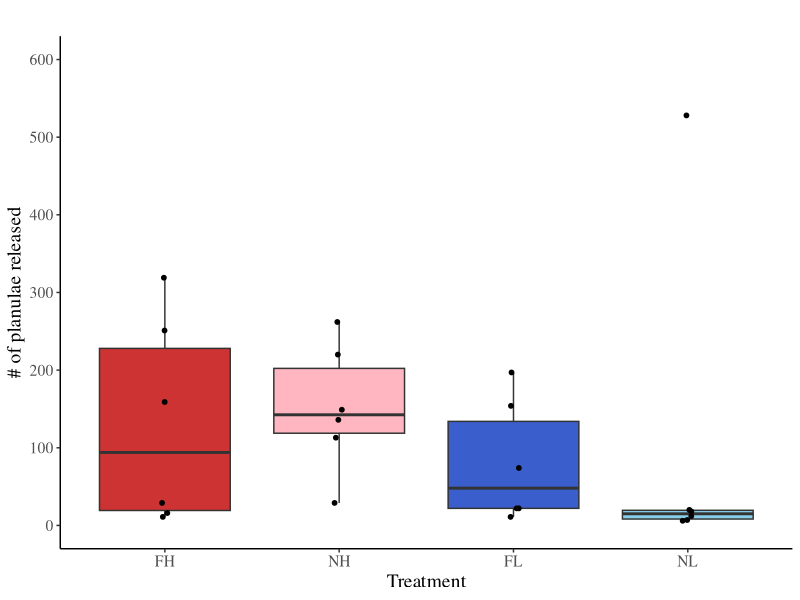
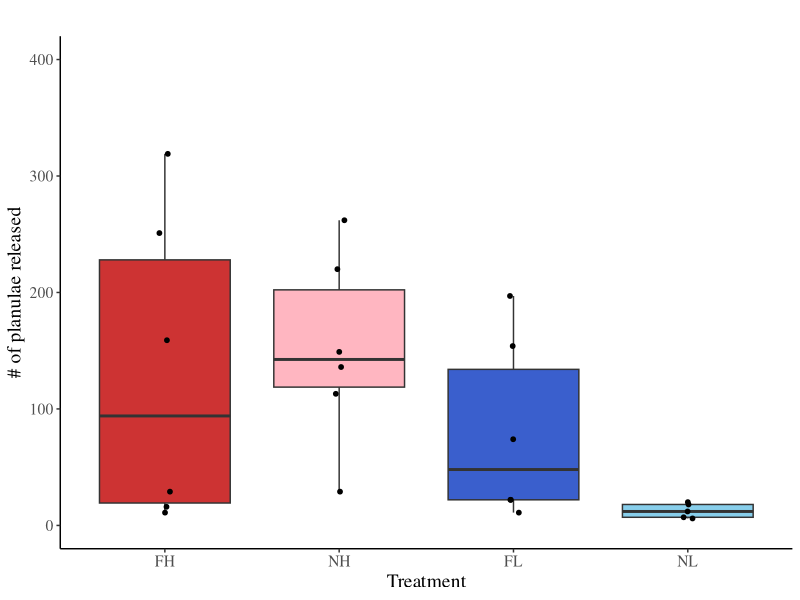
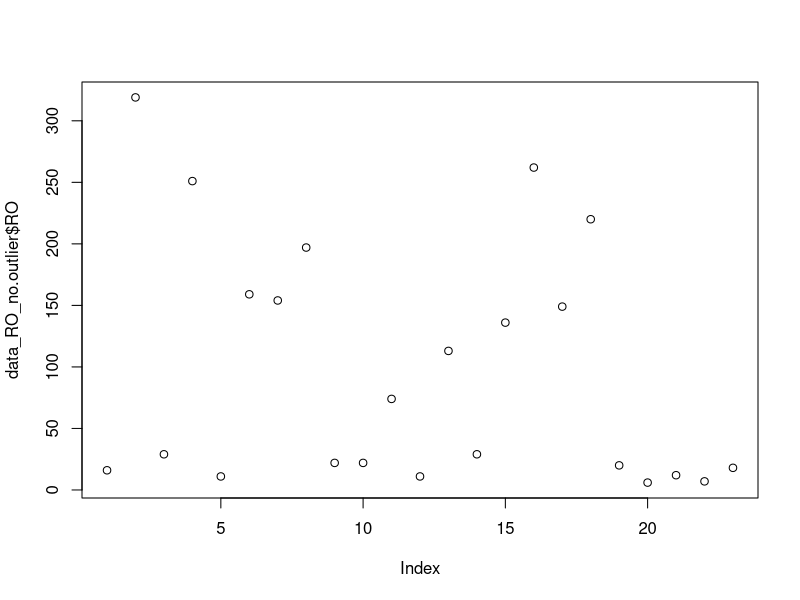
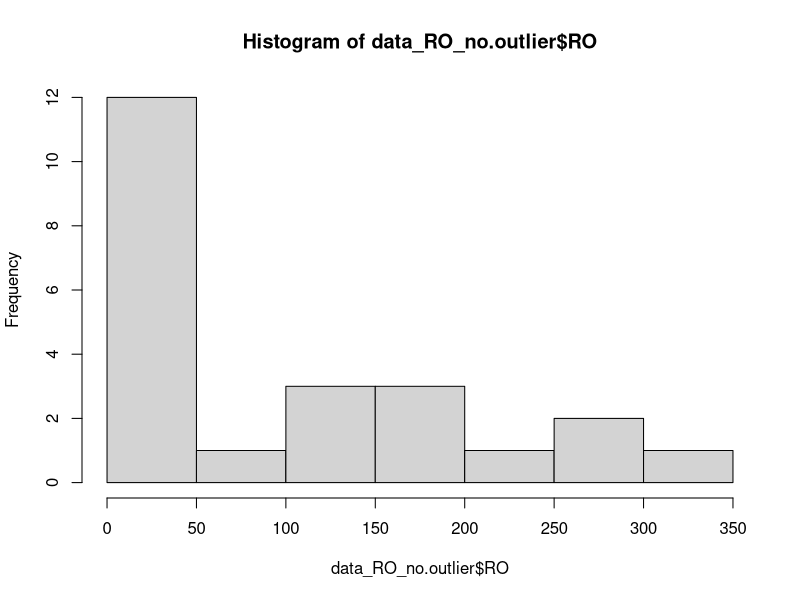
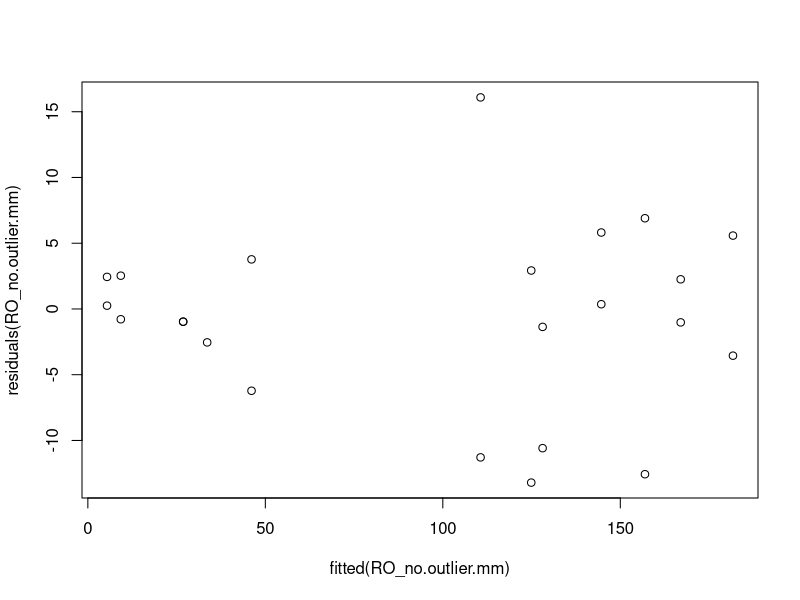
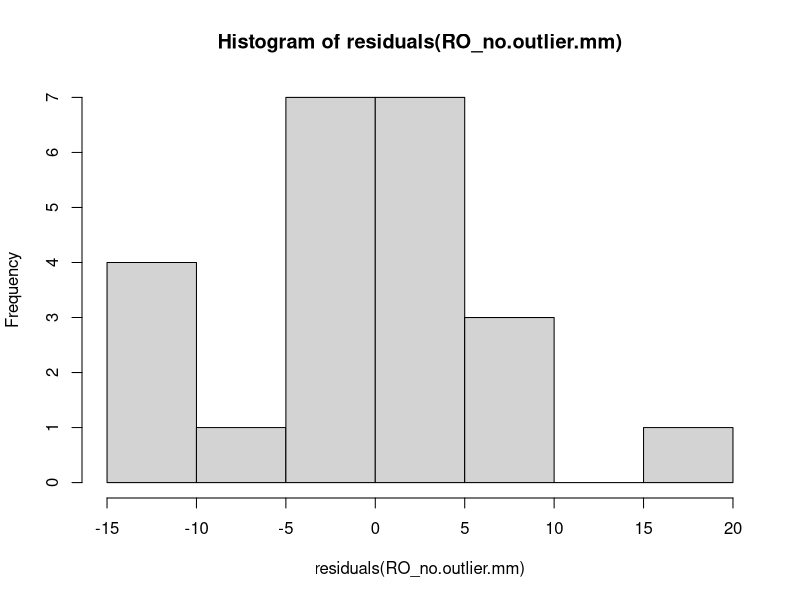
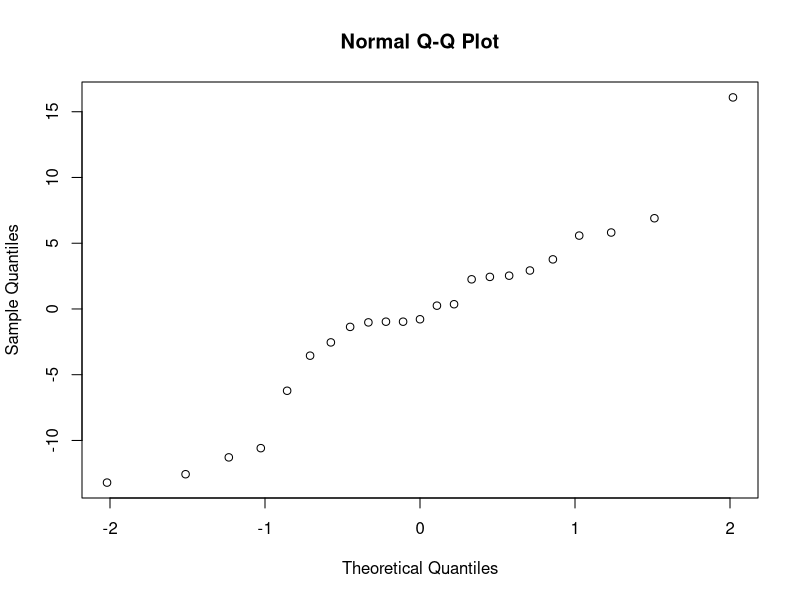
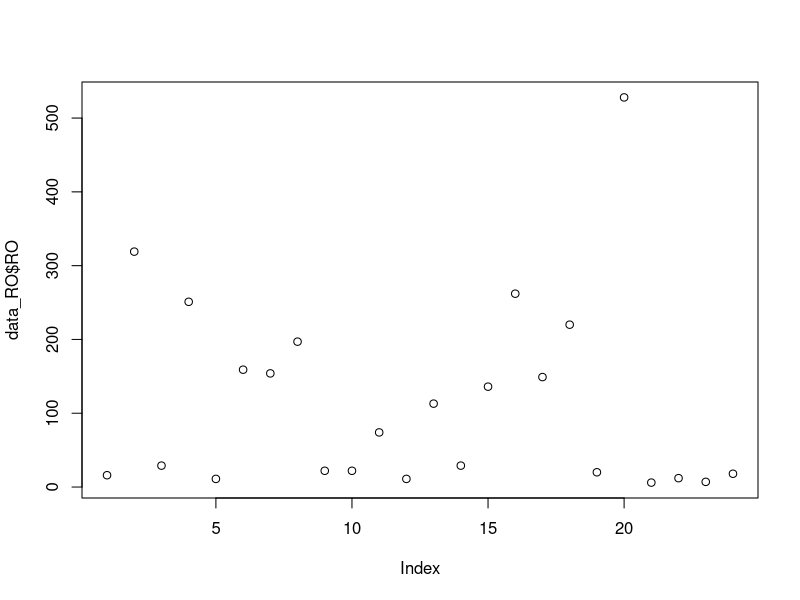

These charts were generated, in order, by the following R code:
####JoVe manuscript data analysis####

#Lam et al.
#Effective techniques for feeding and ex situ culture of a brooding scleractinian coral, Pocillopora acuta

#February 15 2023 (original submission)
#April 24 2023 (revision 1)

#clear workspace
rm(list = ls()) 

#set language to English
Sys.setenv(LANG = "en")

####_______________####

####<Reproductive Output>####

####1) Libraries####

library(tidyverse)
library(lme4)
library(lmerTest)
library(emmeans)
library(car)

####2) Data####

data_RO <- read_csv("data_RO.csv")

#class check

summary(data_RO)

data_RO$Gregorian_month <-as.factor(data_RO$Gregorian_month)
data_RO$lunar_month_year <-as.factor(data_RO$lunar_month_year)
data_RO$colony_ID <-as.factor(data_RO$colony_ID)
data_RO$treatment <- as.factor(data_RO$treatment)
data_RO$feeding_treatment <-as.factor(data_RO$feeding_treatment)
data_RO$temp_treatment <-as.factor(data_RO$temp_treatment)
data_RO$tank_ID <- as.factor(data_RO$tank_ID)
data_RO$RO <- as.integer(data_RO$RO)

summary(data_RO)
head(data_RO)


#colony size comparison
TLE.anova <- aov(TLE~treatment, data=data_RO)
summary(TLE.anova)

mean(data_RO$TLE)
#21.34958
sd(data_RO$TLE)
#2.757824



####3) Plot####

#set x axis order
data_RO$treatment <- factor(data_RO$treatment, 
                            levels=c("FH", "NH", "FL", "NL"))

#RO box plot
RO_box <- 
  ggplot(data=data_RO, aes(x=treatment, y=RO, fill=treatment)) + 
  geom_boxplot(outlier.shape = NA)+
  scale_fill_manual(values = c("brown3", "lightpink", "royalblue3", "skyblue"))+
  geom_point(position = position_jitterdodge(jitter.width = 0.2, dodge.width = 0.7), 
             size=1.3) +
  labs(y = "# of planulae released", x="Treatment", title ="")+
  scale_y_continuous(limits=c(0, 600), breaks=c(0, 100, 200, 300, 400, 500, 600))+
  theme_classic()

RO_box + theme(text=element_text(size=14,  family="serif")) +
  theme(legend.position = "none")


#remove outlier
data_RO_no.outlier <- 
  data_RO %>%  
  filter(!row_number() %in% c(20))

RO_box_no.outlier <- 
  ggplot(data=data_RO_no.outlier, aes(x=treatment, y=RO, fill=treatment)) + 
  geom_boxplot(outlier.shape = NA)+
  scale_fill_manual(values = c("brown3", "lightpink", "royalblue3", "skyblue"))+
  geom_point(position = position_jitterdodge(jitter.width = 0.2, dodge.width = 0.7), 
             size=1.3) +
  labs(y = "# of planulae released", x="Treatment", title ="")+
  scale_y_continuous(limits=c(0, 400), breaks=c(0, 100, 200, 300, 400))+
  theme_classic()

RO_box_no.outlier + theme(text=element_text(size=14,  family="serif")) +
  theme(legend.position = "none")

#mean RO and sd for each treatment
RO_avg_no.outlier <- data_RO_no.outlier%>% filter(!is.na(RO))

RO_avg_no.outlier_SUMMARY <-
  RO_avg_no.outlier%>%
  group_by(treatment)%>%
  summarise(mean.treat = mean(RO), sd.treat =sd(RO))

RO_avg_no.outlier_SUMMARY


####4) Analysis####

#RO analysis without outlier colony #L1N2

#take a look at the data
plot(data_RO_no.outlier$RO)
hist(data_RO_no.outlier$RO)

#glmer approach (feed*temp)
RO_no.outlier.mm <- glmer(RO~feeding_treatment*temp_treatment + (1|tank_ID), data=data_RO_no.outlier, family = "poisson")
summary(RO_no.outlier.mm)

#check assumptions 
plot(fitted(RO_no.outlier.mm),residuals(RO_no.outlier.mm))
hist(residuals(RO_no.outlier.mm))
qqnorm(residuals(RO_no.outlier.mm))
vif(RO_no.outlier.mm)

RO_no.outlier.mm_posthoc <- emmeans(RO_no.outlier.mm, pairwise~feeding_treatment*temp_treatment)
RO_no.outlier.mm_posthoc 


#just for reference: all RO data (i.e., no outlier removed)

#take a look at the data
plot(data_RO$RO)
hist(data_RO$RO)

#glmer approach (feed*temp)
RO.mm <- glmer(RO~feeding_treatment*temp_treatment + (1|tank_ID), data=data_RO, family = "poisson")
summary(RO.mm)

#check assumptions 
plot(fitted(RO.mm),residuals(RO.mm))
hist(residuals(RO.mm))
qqnorm(residuals(RO.mm))
vif(RO.mm)

RO.mm_posthoc <- emmeans(RO.mm, pairwise~feeding_treatment*temp_treatment)
RO.mm_posthoc 


####________________####

####<Reproductive Timing>####


####1) Libraries####

library(tidyverse)
library(lme4)
library(lmerTest)
library(emmeans)
library(car)
library(Hmisc)


####2) Data####

data_RT <- read_csv("data_RT.csv")

#class check
summary(data_RT)

data_RT$lunar_month <-as.factor(data_RT$lunar_month)
data_RT$lunar_day <-as.numeric(data_RT$lunar_day)
data_RT$treatment <- as.factor(data_RT$treatment)
data_RT$feeding_treatment <-as.factor(data_RT$feeding_treatment)
data_RT$temp_treatment <-as.factor(data_RT$temp_treatment)
data_RT$tank_id <- as.factor(data_RT$tank_id)
data_RT$colony_id <-as.factor(data_RT$colony_id)
data_RT$RO <- as.integer(data_RT$RO)

summary(data_RT)
head(data_RT)

HF.subset <-
  data_RT%>%
  filter(treatment =="HF")

HN.subset <-
  data_RT%>%
  filter(treatment =="HN")

LF.subset <-
  data_RT%>%
  filter(treatment =="LF")

LN.subset <-
  data_RT%>%
  filter(treatment =="LN")


####3) Plots####

###first calculate weighted mean and sd

#remove NA rows
data_RT_no.NA <- 
  data_RT %>% 
  filter(!is.na(RO))

#add in monthly sum to assess RT weight based on RO
data_RT_no.NA_sum <- 
  data_RT_no.NA%>%
  group_by(colony_id) %>%
  mutate(month.sum = sum(RO , na.rm= T))

#calculate RT weight
data_RT_no.NA_sum <- 
  data_RT_no.NA_sum%>%
  mutate(RT_weight = RO/month.sum)

#calculate weighted mean of lunar day
WT.MLD <- 
  data_RT_no.NA_sum%>%
  group_by(colony_id, treatment, feeding_treatment, temp_treatment, tank_id)%>%
  summarise(W.MLD = weighted.mean(lunar_day,RT_weight))

#weighted mean and sd per season for treatment
data_RT_no.NA_sum_noNA <- data_RT_no.NA_sum %>% filter(!is.na(RT_weight))

WT.MLD.SD <- 
  data_RT_no.NA_sum_noNA%>%
  group_by(treatment)%>%
  summarise(W.MLD = weighted.mean(lunar_day,RT_weight), wt.var = wtd.var(lunar_day, RT_weight), wt.sd = sqrt(wt.var))

WT.MLD.SD 

# A tibble: 4 × 4
#treatment W.MLD wt.var wt.sd
#<fct>        <dbl>  <dbl> <dbl>
#1 HF         7.94   3.76   1.94
#2 HN         6.52   6.08   2.47
#3 LF         11.1   6.51   2.55
#4 LN         8.75   18.6   4.32


HF_barplot <- 
  ggplot(HF.subset, aes(fill=colony_id, y=RO, x=lunar_day)) + 
  geom_bar(position="stack", stat="identity") +
  scale_y_continuous(limits=c(0, 400), breaks=c(0, 100, 200, 300, 400))+
  scale_x_continuous(limits=c(1, 29), breaks=c(1, 5, 10, 15, 20, 25, 29))+
  labs(y = "# of planulae released", x="Lunar day", title ="Fed 28⁰C")+
  theme_bw()+
  scale_fill_manual(values=c("darksalmon", "light salmon","coral","red", "firebrick","darkred"))+
  theme(legend.position="none")+
  theme(text=element_text(size=14,  family="serif"))+
  theme(axis.text.x = element_text(angle = 90, vjust = 0.5, hjust=0.2))

HF_barplot

HF_barplot +  geom_vline(xintercept=7.94, linetype="dashed", 
                         color = "black", size=0.5) 


HN_barplot <- 
  ggplot(HN.subset, aes(fill=colony_id, y=RO, x=lunar_day)) + 
  geom_bar(position="stack", stat="identity") +
  scale_y_continuous(limits=c(0, 400), breaks=c(0, 100, 200, 300, 400))+
  scale_x_continuous(limits=c(1, 29), breaks=c(1, 5, 10, 15, 20, 25, 29))+
  labs(y = "# of planulae released", x="Lunar day", title ="Unfed 28⁰C")+
  theme_bw()+
  scale_fill_manual(values=c( "pink", "violet","plum", "hotpink","magenta","magenta4"))+
  theme(legend.position="none")+
  theme(text=element_text(size=14,  family="serif"))+
  theme(axis.text.x = element_text(angle = 90, vjust = 0.5, hjust=0.2))

HN_barplot

HN_barplot +  geom_vline(xintercept=6.52, linetype="dashed", 
                         color = "black", size=0.5) 


LF_barplot <- 
  ggplot(LF.subset, aes(fill=colony_id, y=RO, x=lunar_day)) + 
  geom_bar(position="stack", stat="identity") +
  scale_y_continuous(limits=c(0, 400), breaks=c(0, 100, 200, 300, 400))+
  scale_x_continuous(limits=c(1, 29), breaks=c(1, 5, 10, 15, 20, 25, 29))+
  labs(y = "# of planulae released", x="Lunar day", title ="Fed 24⁰C")+
  theme_bw()+
  scale_fill_manual(values=c("dodgerblue4","royalblue2","royalblue4", "darkblue","blue", "navy"))+
  theme(legend.position="none")+
  theme(text=element_text(size=14,  family="serif"))+
  theme(axis.text.x = element_text(angle = 90, vjust = 0.5, hjust=0.2))

LF_barplot

LF_barplot +  geom_vline(xintercept=11.1, linetype="dashed", 
                         color = "black", size=0.5) 


LN_barplot <- 
  ggplot(LN.subset, aes(fill=colony_id, y=RO, x=lunar_day)) + 
  geom_bar(position="stack", stat="identity") +
  scale_y_continuous(limits=c(0, 400), breaks=c(0, 100, 200, 300, 400))+
  scale_x_continuous(limits=c(1, 29), breaks=c(1, 5, 10, 15, 20, 25, 29))+
  labs(y = "# of planulae released", x="Lunar day", title ="Unfed 24⁰C")+
  theme_bw()+
  scale_fill_manual(values=c("steelblue1","skyblue", "steelblue2","steelblue3", "steelblue4","skyblue2"))+
  theme(legend.position="none")+
  theme(text=element_text(size=14,  family="serif"))+
  theme(axis.text.x = element_text(angle = 90, vjust = 0.5, hjust=0.2))

LN_barplot

LN_barplot +  geom_vline(xintercept=8.75, linetype="dashed", 
                         color = "black", size=0.5) 


####4) Analysis####

WT.MLD.mm <- lmer(W.MLD~feeding_treatment*temp_treatment + (1|tank_id), data=WT.MLD)
summary(WT.MLD.mm)

#check assumptions
plot(fitted(WT.MLD.mm),residuals(WT.MLD.mm))
hist(residuals(WT.MLD.mm))
qqnorm(residuals(WT.MLD.mm))
vif(WT.MLD.mm)

WT.MLD_posthoc1 <- emmeans(WT.MLD.mm, pairwise~feeding_treatment*temp_treatment)
WT.MLD_posthoc1



####_______________####

####<Artemia Density>####

####1) Libraries####

library(tidyverse)
library(lme4)
library(lmerTest)
library(emmeans)
library(car)

####2) Data####

art_data <- read_csv("art_data.csv")


#class check

summary(art_data)

art_data$date <- as.Date(art_data$date)
art_data$trial<- as.factor(art_data$trial)
art_data$time <- as.factor(art_data$time)
art_data$temp <- as.factor(art_data$temp)
art_data$replicate <- as.factor(art_data$replicate)

summary(art_data)
head(art_data)

#subsets

#trial1
art1 <- 
  art_data%>%
  filter(trial == "trial_1")

#trial2
art2 <- 
  art_data%>%
  filter(trial == "trial_2")

#trial3
art3 <- 
  art_data%>%
  filter(trial == "trial_3")


####3) Plot####

#set order for x axis
art_data$time <- factor(art_data$time, levels=c("Before", "After"))

art_boxplot <- 
  ggplot(data=art_data, aes(x=temp, y=density, fill=time)) + 
  geom_boxplot(outlier.shape = NA)+
  geom_point(position = position_jitterdodge(jitter.width = 0.2, dodge.width = 0.75), 
             size=1) +
  scale_fill_manual(values = c("cadetblue", "grey"))+
  scale_y_continuous(limits=c(0, 80), breaks=c(0, 20, 40, 60, 80))+
  labs(y = "Density (indiv/mL)", x="Temperature (°C)", title="")+
  theme_bw()+
  theme(text=element_text(size=14,  family="serif"))+
  facet_wrap(~date)

art_boxplot


####4)Analysis####

#trial1
art1_anova <- aov(density~temp*time, data=art1)
summary(art1_anova)
plot(art1_anova)
TukeyHSD(art1_anova)

#trial2
art2_anova <- aov(density~temp*time, data=art2)
summary(art2_anova)
plot(art2_anova)
TukeyHSD(art2_anova)

#trial3
art3_anova <- aov(sqrt(density)~temp*time, data=art3)
summary(art3_anova)
plot(art3_anova)
TukeyHSD(art3_anova)


#<_____END_____>#
